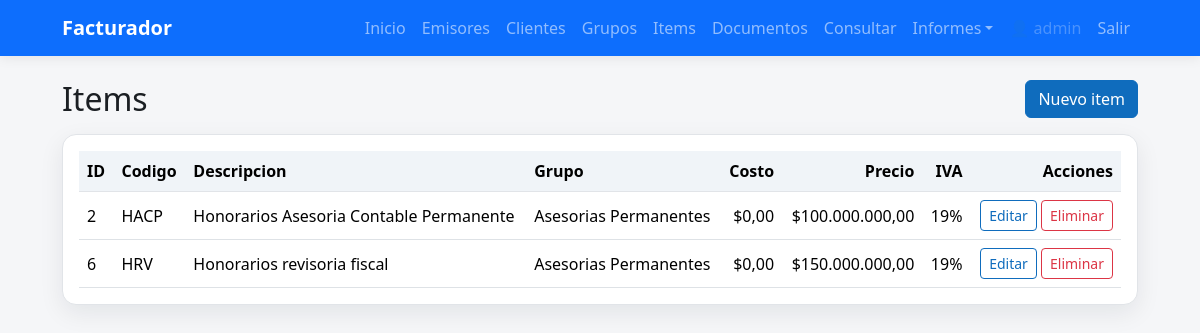
Screenshot of /items (signed in) with the database file from the repository.
### tables this page shows
CREATE TABLE items (
            id INTEGER PRIMARY KEY AUTOINCREMENT,
            codigo TEXT NOT NULL,
            descripcion TEXT,
            costo REAL NOT NULL DEFAULT 0.0,
            precio REAL NOT NULL,
            iva_rate REAL NOT NULL DEFAULT 0.0,
            grupo_id INTEGER,
            FOREIGN KEY (grupo_id) REFERENCES grupos(id)
        );

CREATE TABLE grupos (
            id INTEGER PRIMARY KEY AUTOINCREMENT,
            nombre TEXT NOT NULL COLLATE NOCASE UNIQUE
        );

### app.py (the view)
@app.get("/items", response_class=HTMLResponse)
def items_list(request: Request):
    conn = get_db()
    cur = conn.cursor()
    cur.execute(
        """
        SELECT i.*, g.nombre AS grupo_nombre
        FROM items i
        LEFT JOIN grupos g ON g.id = i.grupo_id
        ORDER BY i.id
        """
    )
    rows = cur.fetchall()
    conn.close()
    msg = request.query_params.get("msg")
    error = request.query_params.get("error")
    return templates.TemplateResponse(
        "items_list.html",
        {"request": request, "items": rows, "msg": msg, "error": error},
    )

### templates/items_list.html (shortened to what this page needs)
{% extends "base.html" %}
{% block content %}
<div class="d-flex justify-content-between align-items-center mb-3">
    <h2 class="mb-0">Items</h2>
    <a class="btn btn-primary" href="/items/nuevo">Nuevo item</a>
</div>
<div class="card p-3">
    <div class="table-responsive">
        <table class="table table-hover align-middle mb-0">
            <thead>
                <tr>
                    <th>ID</th>
                    <th>Codigo</th>
                    <th>Descripcion</th>
                    <th>Grupo</th>
                    <th class="text-end">Costo</th>
                    <th class="text-end">Precio</th>
                    <th class="text-end">IVA</th>
                    <th class="text-end">Acciones</th>
                </tr>
            </thead>
            <tbody>
                {% for item in items %}
                <tr>
                    <td>{{ item.id }}</td>
                    <td>{{ item.codigo }}</td>
                    <td>{{ item.descripcion or '' }}</td>
                    <td>{{ item.grupo_nombre or '' }}</td>
                    <td class="text-end">{{ item.costo|currency_cop }}</td>
                    <td class="text-end">{{ item.precio|currency_cop }}</td>
                    <td class="text-end">{{ item.iva_rate|format_percent }}</td>
                    <td class="text-end">
                        <a class="btn btn-sm btn-outline-primary" href="/items/editar/{{ item.id }}">Editar</a>
                        <form method="post" action="/items/eliminar/{{ item.id }}" class="d-inline" onsubmit="return confirm('Eliminar item?');">
                            <button type="submit" class="btn btn-sm btn-outline-danger">Eliminar</button>
                        </form>
                    </td>
                </tr>
                {% endfor %}
            </tbody>
        </table>
    </div>
</div>
{% endblock %}

### static/styles.css (style rules this page uses)
:root { --ms-blue: #0f6cbd; --ms-blue-dark: #0b5a9c; --ms-bg: #f5f6f8; --ms-card: #ffffff; --ms-border: #e1e4e8; }
body { font-family: "Segoe UI", Tahoma, Arial, sans-serif; background-color: var(--ms-bg); color: #1b1f23; }
.card { border: 1px solid var(--ms-border); border-radius: 14px; box-shadow: 0 8px 24px rgba(15, 23, 42, 0.08); }
.table thead th { background: #f0f4f8; border-bottom: 1px solid var(--ms-border); font-weight: 600; }
.table td, .table th { vertical-align: middle; }
.btn-primary { background-color: var(--ms-blue); border-color: var(--ms-blue); }
.btn-outline-primary { color: var(--ms-blue); border-color: var(--ms-blue); }
.text-end { text-align: right; }

### rows the page displays
items: id "2", codigo "HACP", descripcion "Honorarios Asesoria Contable Permanente", nombre "Asesorias Permanentes", costo "$0,00", precio "$100.000.000,00", iva_rate "19%"
items: id "6", codigo "HRV", descripcion "Honorarios revisoria fiscal", nombre "Asesorias Permanentes", costo "$0,00", precio "$150.000.000,00", iva_rate "19%"

### other values shown
{{ u.user.username }} "admin"
